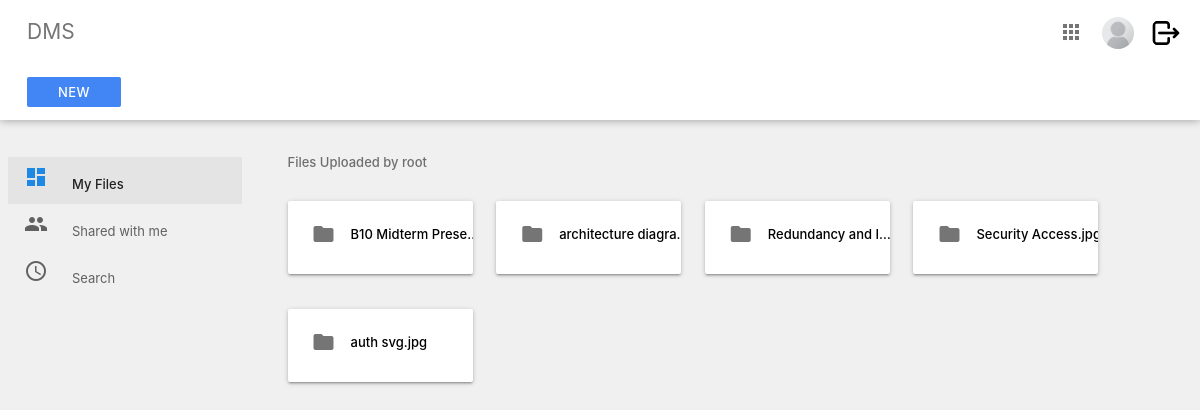
Page /index/ (signed in) on the committed database.
### Users/models.py (models this page shows, shortened)
class UserInfo(models.Model):
    groupchoices = models.TextChoices('groupchoices', 'management accounting sales tech restricted')
    user = models.OneToOneField(User,
                                on_delete=models.CASCADE,
                                null=True,
                                blank=True)
    name = models.CharField(max_length=200, null=True)
    email = models.EmailField(max_length=200,null=True)
    image = models.ImageField(null=True, upload_to='profile_pics/', blank=True)
    active = models.BooleanField(default=True)
    priv_level = models.IntegerField(default=3)
    group = models.CharField(max_length=100,
                             default='restricted',
                             choices=groupchoices.choices)
    remarks = models.CharField(max_length=200, null=True, blank=True)
    @property
    def imageURL(self):
        try:
            url = self.image.url
        except:
            url = '/media/placeholder.png'
        return url

### System/models.py (models this page shows, shortened)
class Version_control(models.Model):
    groupchoices = models.TextChoices('groupchoices', 'management all accounting sales tech')
    name = models.CharField(max_length=100)
    file = models.FileField(upload_to='files/version/')
    org_name = models.CharField(max_length=100, blank=True, null=True)
    extension = models.CharField(max_length=10, blank=True, null=True)
    version = models.IntegerField(default='2')
    prev_version = models.ForeignKey(Files, on_delete=models.SET_NULL, null=True, blank=True)
    pre_ver_control = models.ForeignKey('self', on_delete=models.SET_NULL, null=True, blank=True)
    group = models.CharField(max_length=100,
                             default='all',
                             choices=groupchoices.choices)
    uploaded_by = models.ForeignKey(User, on_delete=models.SET_NULL, null=True, blank=True)
    created_at = models.DateTimeField(auto_now_add=True)
    new_version = models.BooleanField(default=False)
    file_content = models.TextField(blank=True, null=True)
    locked = models.BooleanField(default=False)
    @property
    def fileURL(self):
        try:
            url = self.file.url
        except:
            url = None
        return url

### System/views.py (the view)
# urls.py: path('index/', include("System.urls")),
@login_required(login_url='login')
def index(request):
    if not check_user_status(request):
        messages.error(request, 'Your account is not active. Please contact admin to activate your account.')
        return redirect('logout')
    user = UserInfo.objects.get(user=request.user)
    files = Files.objects.filter(uploaded_by=request.user, new_version=False)
    new_ver = Version_control.objects.filter(uploaded_by=request.user, new_version=False)
    context = {'index':'index','user':user}
    if new_ver.count() > 0:
        context = {'data1': new_ver, 'index':'index', 'user':user}
    if files.count() > 0:
        context = {'data': files, 'index':'index', 'user':user}
    if new_ver.count() > 0 and files.count() > 0:
         context = {'data': files, 'data1':new_ver, 'index':'index', 'user':user}
    return render(request, 'dms/index.html', context)

### System/utils.py (called while the page is built)
def check_user_status(request):
    user = UserInfo.objects.get(user=request.user)
    if user.active == True:
        return True
    else:
        return False

### template/dms/index.html (shortened to what this page needs)
{% extends  'dms/section/main.html'%}
{% load static %}
{% block content %}
    <div class="main">
      <div class="container-fluid">
        <p class="subheader">Files Uploaded by {{request.user}} </p>
        {% if data1 %}
        {% for d in data1 %}
        <div class="card-panel folder">
          <a href="{% url 'view' pk=d.id type='version' %}" >
            <i class=" material-icons left">folder</i>
          </a>
          <div class="tooltip"><a href="{{d.fileURL}}" style="text-decoration: none;color: black; overflow: hidden;" onMouseOver="this.style.color='blue'"
            onMouseOut="this.style.color='black'"><div class="short">{{d.org_name}}.{{d.extension}}</div>
           </a> <span class="tooltiptext">Version : {{d.version}}</span>
          </div>
        </div>
        {%endfor%}
        {%endif%}
      </div>
    </div>
    {% endblock %}

### template/dms/section/nav.html (shortened to what this page needs)
{%load static%}
<div class="navbar-fixed">
    <nav class="nav-extended white">
      <div class="nav-wrapper white">
        <ul>
          <li>
            <a href="{% url 'index' %}" class="title grey-text text-darken-1"
              >DMS</a
            >
          </li>
        </ul>
        <ul class="right">
          {%if request.user.is_staff%}
          <li>
            <a href="{% url 'admin:index' %}"
              ><i class="material-icons grey-text text-darken-1">apps</i></a
            >
          </li>
          {%endif%}
          <li>
            <a href="{% url 'edit'%}"
              ><img src="{{ user.imageURL }}" alt="profile pic" class="circle" style="height: 32px;
              width: 32px;"
            /></a>
          </li>
          <li>
            <a href="{% url 'logout'%}"
              ><img src="{% static 'media/logout.png'%}" alt="profile pic" class="circle" style="height: 32px;
              width: 32px;"
            /></a>
          </li>
        </ul>
      </div>
      <div class="nav-wrapper nav-2">
        <ul>
          {% if user.group != "restricted" %}
          <li>
            <a
              href="{% url 'upload' %}"
              class="waves-effect waves-light btn btn-flat white-text"
              >New</a
            >
          </li>
          {% endif %}
        </ul>
      </div>
    </nav>
  </div>
  <ul class="side-nav fixed floating transparent z-depth-0">
    <li {% if index %}class="active" {%endif%}>
      <a href="{% url 'index' %}"
        ><i class="material-icons blue-text text-darken-1">dashboard</i>My
        Files{{active}}</a
      >
    </li>
    {% if user.group == "restricted" %}
    <li>
      <a><i class="material-icons">people</i>Shared with me</a>
    </li>
    <li>
      <a><i class="material-icons">access_time</i>Search</a>
    </li>
    {%else%}
    <li {% if shared %}class="active" {%endif%}>
      <a href="{% url 'shared' %}"><i class="material-icons">people</i>Shared with me</a>
    </li>
    <li {% if search %}class="active" {%endif%}>
      <a href="{%url 'search'%}"><i class="material-icons">access_time</i>Search</a>
    </li>
    {%endif%}
  </ul>

### static/css/main.css (style rules this page uses)
body { background-color: #f0f0f0; font-size: 13px; }
.container-fluid { padding: 1rem 2.5rem; margin: auto; }
.main { position: absolute; width: calc(100% - 250px); top: 125px; margin-left: 250px; }
.subheader { color: rgba(0, 0, 0, 0.54); font-weight: 500; }
nav { box-shadow: 0 1px 8px rgba(0, 0, 0, 0.3); }
nav ul li { text-align: center; }
nav ul.right { padding-right: 12px; }
nav ul.right li { max-width: 48px; }
nav ul a { padding-right: 0 12px; }
nav ul a img { height: 32px; width: 32px; vertical-align: middle; margin-left: -5px; }
.nav-wrapper { padding-left: 12px; }
.nav-wrapper .title { font-size: 1.4rem; }
.nav-wrapper .btn-flat { background-color: #4285f4 !important; font-size: 13px; font-weight: 500; height: 30px; line-height: 30px; width: 94px; }
.nav-2, .nav-2 i { height: 56px !important; line-height: 56px !important; min-height: 56px !important; }
.side-nav.floating { width: 250px; padding: 85px 8px 0 !important; height: calc(100% - 130px); left: initial; right: initial; top: 125px; transform: initial; z-index: auto; margin: 0.5rem 0 1rem 0; border-radius: 2px; background: transparent; box-shadow: none; }
.side-nav .active { background-color: rgba(0, 0, 0, 0.05); }
.side-nav .active a { color: #212121; font-weight: 500; }
.side-nav li a, .side-nav li a i.material-icons { height: 40px; line-height: 40px; }
.side-nav li a i.material-icons { margin-right: 24px; }
.side-nav li a { padding: 0 16px; font-weight: normal; font-size: 13px; color: #616161; }
.folder { width: 185px; display: inline-block; margin: 15px 20px 15px 0; font-weight: 500; overflow: hidden; text-overflow: ellipsis; white-space: nowrap; }
.folder i { color: rgba(0, 0, 0, 0.54); margin-top: -3px; }

### template/dms/index.html (style rules this page uses)
.tooltip { position: relative; display: inline-block; }
.short { overflow: hidden; white-space: nowrap; text-overflow: ellipsis; width: 130px; }

### rows in the picture
UserInfo: imageURL (placeholder picture)
Version_control: org_name "B10 Midterm Prese…"
Version_control: org_name "architecture diagra…"
Version_control: org_name "Redundancy and I…"
Version_control: org_name "Security Acc…"
Version_control: org_name "auth svg", extension "jpg"

### other values in the picture
{{ request.user }} "root"
